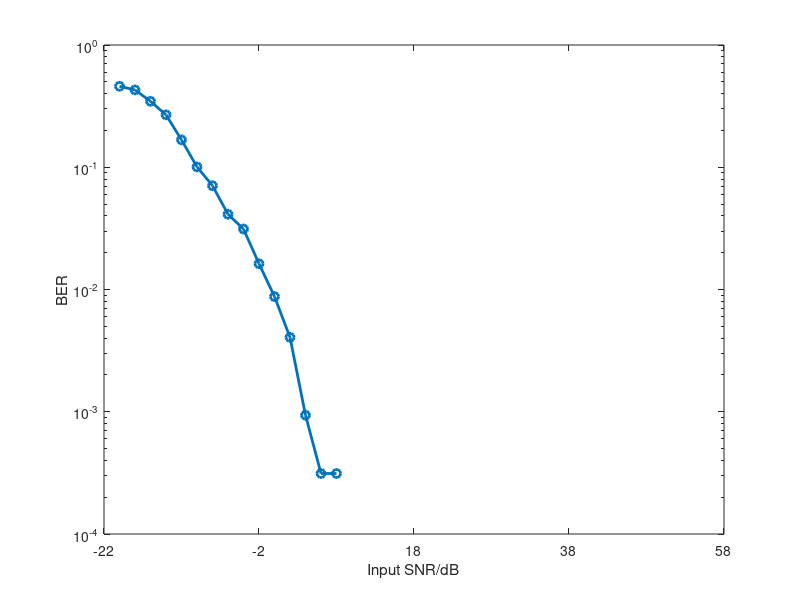
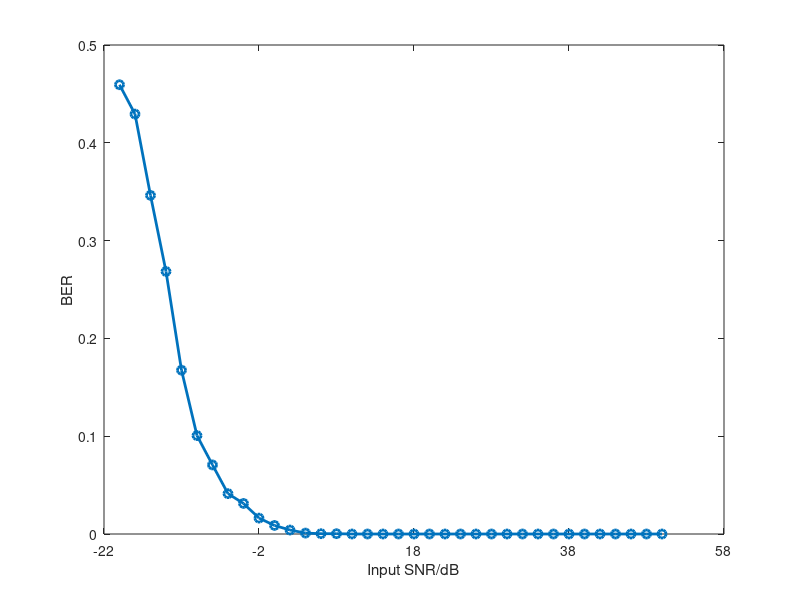
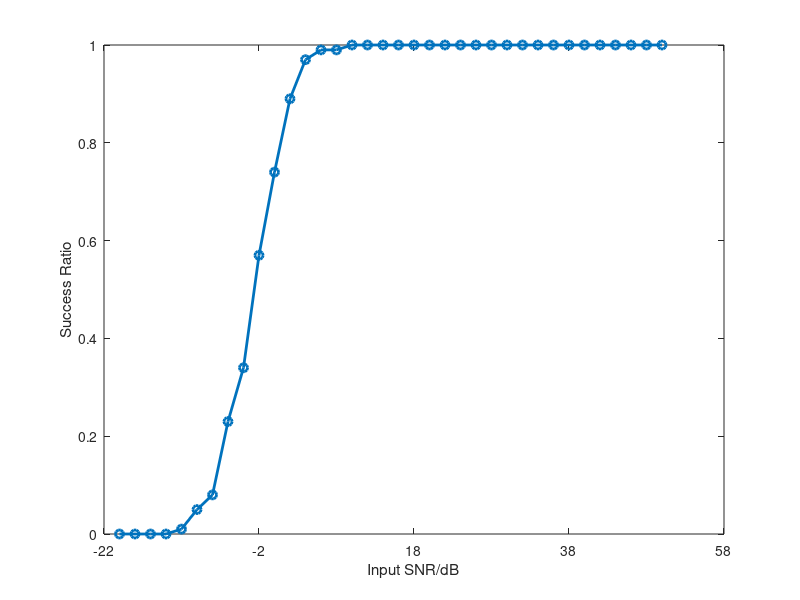

These charts were generated, in order, by the following MATLAB code:
clear,close all;
BER_inputSNR_data = load('BER_inputSNR.mat');
result = BER_inputSNR_data.BER_inputSNR_result;
result = result/32;
mean_result = mean(result);
mean_result = 1- mean_result;

success_count = [];
for i=1:size(result,2)
    A = find(result(:,i)>0.999);
   temp_count = length(find(A>0));
   success_count = [success_count temp_count];
end

success_ratio = success_count/100;

figure(1)
semilogy(mean_result, '-o','linewidth',2);
set(gca,'xticklabel',(get(gca,'xTick')-1)*2-20);
% grid on
xlabel('Input SNR/dB');
ylabel('BER');

figure(2)
plot(mean_result, '-o','linewidth',2)
% set(gca,'XLim',[0 36]);
set(gca,'xticklabel',(get(gca,'xTick')-1)*2-20);
% grid on
xlabel('Input SNR/dB');
ylabel('BER');

figure(3)
plot(success_ratio, '-o','linewidth',2)
% set(gca,'XLim',[0 36]);
set(gca,'xticklabel',(get(gca,'xTick')-1)*2-20);
% grid on
xlabel('Input SNR/dB');
ylabel('Success Ratio');